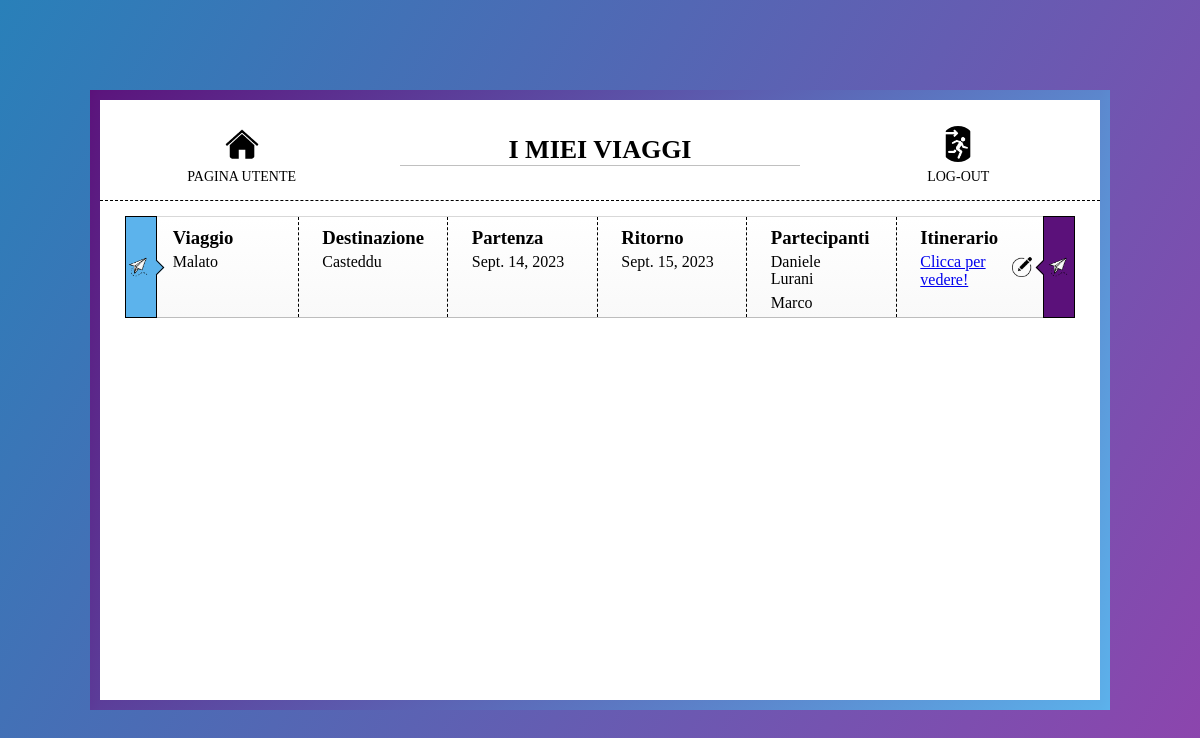
The page /organizzatoreViaggi/myTravels (signed in) on the database as committed earlier.
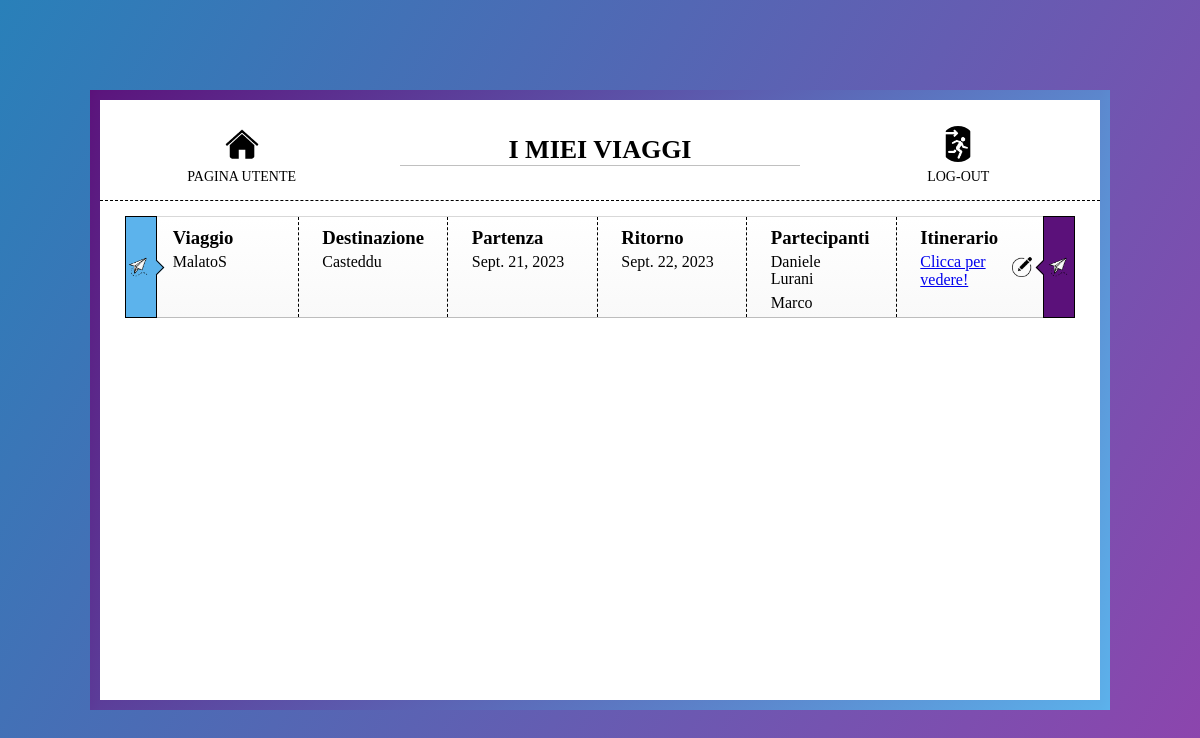
The same page on the database as committed later.
### organizzatoreViaggi/models.py (models this page shows, shortened)
class Travel(models.Model):
    id = models.AutoField(primary_key=True)
    name = models.CharField(max_length=64, unique=True)
    destination = models.CharField(max_length=64)
    start_date = models.DateField()
    end_date = models.DateField()
    participants = models.ManyToManyField(CustomUser)

### organizzatoreViaggi/views.py (the view)
# urls.py: path('organizzatoreViaggi/myTravels', views.myTravels_view, name='myTravels'),
@login_required(login_url = 'login')
def myTravels_view(request):
    travels = Travel.objects.filter(participants = request.user)
    context = { 'travelsList': travels }
    return render(request, 'organizzatoreViaggi/myTravels.html',context)

### organizzatoreViaggi/templates/organizzatoreViaggi/myTravels.html (shortened to what this page needs)
{% load static %}
<!DOCTYPE html>
<html lang="it">
<head>
        <link rel="stylesheet" href="{% static 'css/myTravels.css'%}">
</head>
<body>
    <div class="page-container">
        <nav>
            <a href="{% url 'userHomePage' %}">
                <img src="{% static 'images/home_icon.png' %}" />
                <p>Pagina utente</p>
            </a>
            <h1>I MIEI VIAGGI</h1>
            <a href="{% url 'logout' %}">
                <img src="{% static 'images/logout_icon.png' %}" />
                <p>Log-out</p>
            </a>
        </nav>
        <div class="main">
            {% if travelsList %}
            {% for travel in travelsList %}
            <div class="trip-container">
                <div class="trip trip-info trip-white">
                    <div class="lateral-delimiters">
                        <div class="icon">
                            <img src="{% static 'images/invitation_icon.png' %}" />
                        </div>
                        <div class="icon2">
                            <img src="{% static 'images/invitation_icon.png' %}" />
                        </div>
                        <div class="trip-data">
                            <div class="right-dash trip-element trip-name-container">
                                <h3 class="trip-element-title trip-title-name">Viaggio</h3>
                                <p class="trip-element-value trip-name">{{ travel.name }}</p>
                            </div>
                            <div class="right-dash trip-element trip-destination-container">
                                <h3 class="trip-element-title trip-title-destination">Destinazione</h3>
                                <p class="trip-element-value trip-destination">{{ travel.destination }}</p>
                            </div>
                            <div class="right-dash trip-element trip-departure-container">
                                <h3 class="trip-element-title trip-title-departure">Partenza</h3>
                                <p class="trip-element-value trip-departure">{{ travel.start_date }}</p>
                            </div>
                            <div class="right-dash trip-element trip-return-container">
                                <h3 class="trip-element-title trip-title-return">Ritorno</h3>
                                <p class="trip-element-value trip-return">{{ travel.end_date }}</p>
                            </div>
                            <div class="right-dash trip-element trip-participants-container">
                                <h3 class="trip-element-title trip-title-participants">Partecipanti</h3>
                                <div class="trip-participant-items">
                                    {% for participant in travel.participants.all %}
                                        <p class="participant-name">{{ participant.first_name }}</p>
                                        <p class="participant-name">{{ participant.last_name }}</p>
                                    {% endfor %}
                                </div>
                            </div>
                            <div class="trip-element trip-itinerary-container">
                                <h3 class="trip-element-title trip-title-itinerary">Itinerario</h3>
                                <a href="{% url 'detailsTravel' travel.id %}">
                                    <p class="trip-element-value trip-participants">Clicca per vedere!</p>
                                </a>
                            </div>
                            <a class="edit-button" aria-hidden="true" href="{% url 'changeItinerary' travel.id %}">
                                <img src="{% static 'images/edit_icon.png' %}" />
                            </a>
                        </div>
                    </div>
                </div>
            </div>
            {% endfor %}
            {% else %}
            <div >
                <h3>Nessun viaggio da mostrare!</h3>
            </div>
            {% endif %}
        </div>
    </div>
</body>
</html>

Rows that differ between the two databases and show on the page:
changed Travel "Casteddu": name "Malato" → "MalatoS"; start_date "Sept. 14, 2023" → "Sept. 21, 2023"; end_date "Sept. 15, 2023" → "Sept. 22, 2023"
